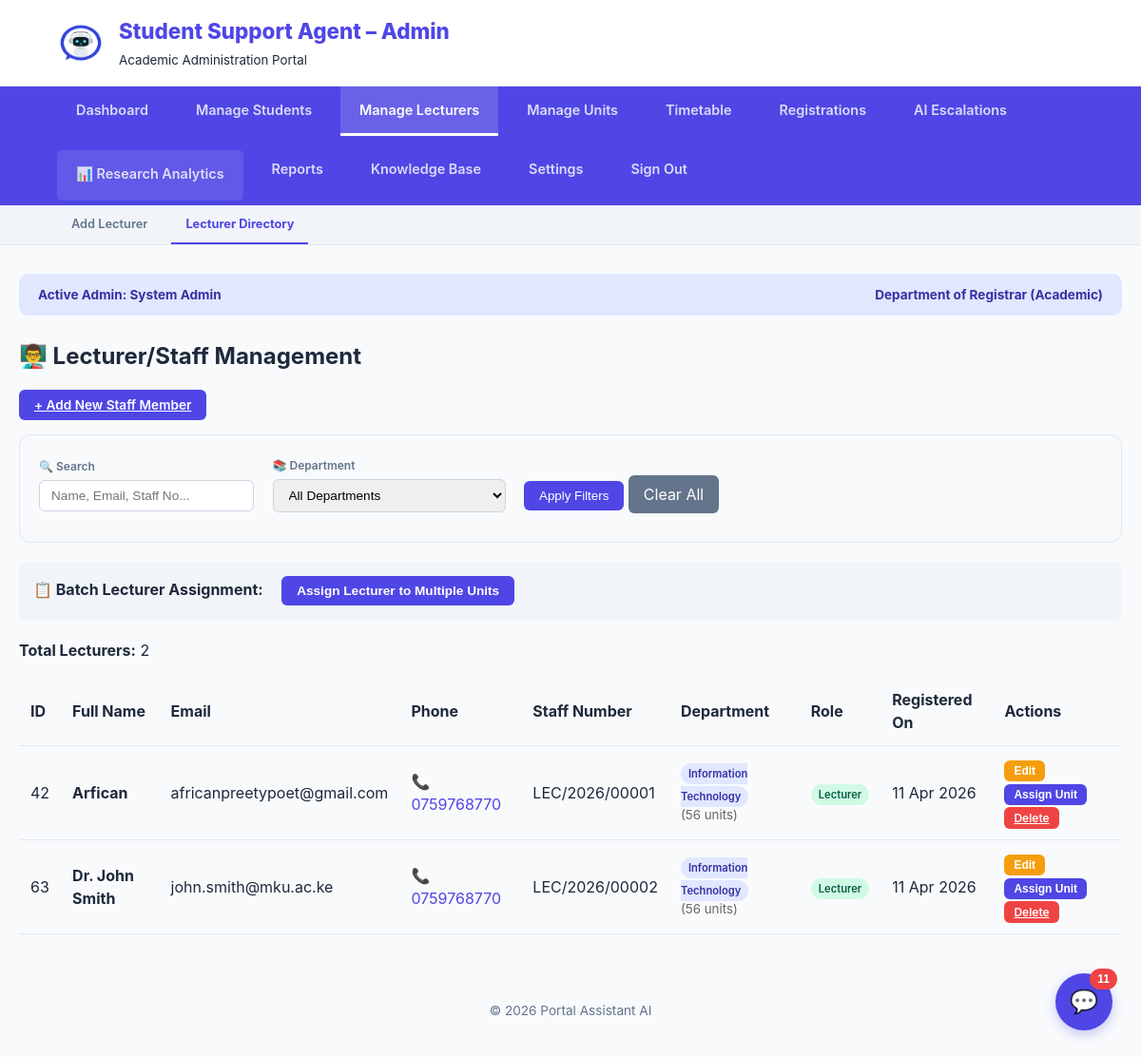
Screenshot of /Admin/Admin-index.php?section=lecturers (signed in) with the database file from the repository.
### tables this page shows
CREATE TABLE `users` (
  `id` int(11) NOT NULL,
  `full_name` varchar(100) NOT NULL,
  `reg_number` varchar(50) NOT NULL,
  `email` varchar(100) NOT NULL,
  `password` varchar(255) NOT NULL,
  `password_changed` tinyint(1) NOT NULL DEFAULT 0,
  `role` enum('student','admin','lecturer') NOT NULL DEFAULT 'student',
  `department` varchar(100) NOT NULL,
  `phone` varchar(20) DEFAULT NULL,
  `created_at` timestamp NOT NULL DEFAULT current_timestamp(),
  `survey_done` tinyint(1) DEFAULT 0
);

### Admin/view_lecturers.php (the view, shortened to what this page needs)
<?php
$search = isset($_GET['search']) ? mysqli_real_escape_string($conn, $_GET['search']) : '';
$query = "SELECT id, full_name, email, reg_number, department, phone, role, created_at
          FROM users
          WHERE role = 'lecturer'";
$query .= " ORDER BY full_name";
$result = mysqli_query($conn, $query);
?>
<h2>👨‍🏫 Lecturer/Staff Management</h2>
<div style="margin-bottom: 20px;">
    <a href="Admin-index.php?section=add_lecturer" class="btn btn-primary">+ Add New Staff Member</a>
</div>
<div class="filter-bar">
    <form method="GET" action="Admin-index.php">
        <div class="filter-group">
            <label>🔍 Search</label>
            <input type="text" name="search" placeholder="Name, Email, Staff No..." value="<?php echo htmlspecialchars($search); ?>">
        </div>
        <div class="filter-group">
            <label>📚 Department</label>
            <select name="department">
                <option value="">All Departments</option>
            </select>
        </div>
        <div class="filter-group">
            <button type="submit" class="btn-filter">Apply Filters</button>
            <a href="Admin-index.php?section=lecturers" class="btn-clear">Clear All</a>
        </div>
    </form>
</div>
<div class="batch-actions">
    <strong>📋 Batch Lecturer Assignment:</strong>
    <button onclick="openAssignmentModal()" class="btn btn-primary" style="margin-left: 15px;">Assign Lecturer to Multiple Units</button>
</div>
<?php if (mysqli_num_rows($result) == 0): ?>
    <div class="alert" style="background: #fef3c7; color: #92400e; padding: 20px; border-radius: 8px; border-left: 4px solid #f59e0b;">
        <strong>⚠️ No lecturers found!</strong><br><br>
        <p>You haven't added any lecturers yet. Click the <strong>"Add New Staff Member"</strong> button above to add your first lecturer.</p>
    </div>
<?php else: ?>
    <p><strong>Total Lecturers:</strong> <?php echo mysqli_num_rows($result); ?></p>
    <table class="data-table">
        <thead>
            <tr>
                <th>ID</th>
                <th>Full Name</th>
                <th>Email</th>
                <th>Phone</th>
                <th>Staff Number</th>
                <th>Department</th>
                <th>Role</th>
                <th>Registered On</th>
                <th>Actions</th>
            </tr>
        </thead>
        <tbody>
            <?php while($row = mysqli_fetch_assoc($result)): ?>
            <?php
            $dept_units_query = "SELECT COUNT(*) as count FROM academic_workload WHERE department = '{$row['department']}'";
            $dept_units_result = mysqli_query($conn, $dept_units_query);
            $dept_units = mysqli_fetch_assoc($dept_units_result);
            ?>
            <tr>
                <td><?php echo $row['id']; ?></td>
                <td><strong><?php echo htmlspecialchars($row['full_name']); ?></strong></td>
                <td><?php echo htmlspecialchars($row['email']); ?></td>
                <td>
                    <?php if(!empty($row['phone'])): ?>
                        <a href="tel:<?php echo $row['phone']; ?>" style="text-decoration: none; color: #4f46e5;">
                            📞 <?php echo htmlspecialchars($row['phone']); ?>
                        </a>
                    <?php else: ?>
                        <span style="color: #999;">Not provided</span>
                    <?php endif; ?>
                </td>
                <td><?php echo htmlspecialchars($row['reg_number']); ?></td>
                <td>
                    <span class="status-badge" style="background: #e0e7ff; color: #3730a3;">
                        <?php echo htmlspecialchars($row['department'] ?? 'Not Assigned'); ?>
                    </span>
                    <small style="display: block; color: #666;">(<?php echo $dept_units['count']; ?> units)</small>
                </td>
                <td>
                    <span class="status-badge" style="background: #d1fae5; color: #065f46;">
                        <?php echo ucfirst($row['role']); ?>
                    </span>
                </td>
                <td><?php echo date('d M Y', strtotime($row['created_at'])); ?></td>
                <td>
                    <button class="btn btn-warning btn-sm" onclick="editUser(<?php echo $row['id']; ?>)">Edit</button>
                    <button class="btn btn-primary btn-sm" onclick="assignUnitToLecturer(<?php echo $row['id']; ?>, '<?php echo addslashes($row['full_name']); ?>', '<?php echo addslashes($row['department']); ?>')">Assign Unit</button>
                    <a href="?section=lecturers&delete_id=<?php echo $row['id']; ?>"
                       class="btn btn-danger btn-sm"
                       onclick="return confirm('Are you sure you want to delete <?php echo addslashes($row['full_name']); ?>?')">Delete</a>
                 </td>
             </tr>
            <?php endwhile; ?>
        </tbody>
    </table>
<?php endif; ?>

### Admin/Admin-index.php (style rules this page uses)
:root { --primary: #4f46e5; --primary-dark: #3730a3; --bg: #f8fafc; --white: #ffffff; --text-main: #1e293b; --text-light: #64748b; --border: #e2e8f0; --accent: #e0e7ff; --success: #10b981; --research: #8b5cf6; --warning: #f59e0b; --danger: #ef4444; }
body { font-family: 'Inter', system-ui, sans-serif; background: var(--bg); color: var(--text-main); margin: 0; line-height: 1.5; }
.data-table { width: 100%; border-collapse: collapse; margin-top: 15px; }
.data-table th, .data-table td { padding: 12px; text-align: left; border-bottom: 1px solid var(--border); }
.data-table th { background: var(--bg); font-weight: 700; color: var(--text-main); }
.btn { padding: 8px 16px; border-radius: 6px; border: none; cursor: pointer; font-size: 0.85rem; font-weight: 600; transition: 0.3s; }
.btn-primary { background: var(--primary); color: white; }
.btn-warning { background: var(--warning); color: white; }
.btn-danger { background: var(--danger); color: white; }
.btn-sm { padding: 4px 10px; font-size: 0.75rem; }
.status-badge { padding: 4px 8px; border-radius: 12px; font-size: 0.7rem; font-weight: 600; }

### Admin/view_lecturers.php (style rules this page uses)
.filter-bar { background: #f8fafc; padding: 20px; border-radius: 12px; margin-bottom: 20px; border: 1px solid #e2e8f0; }
.filter-group { display: inline-block; margin-right: 15px; margin-bottom: 10px; }
.filter-group label { display: block; font-size: 0.75rem; font-weight: 600; margin-bottom: 5px; color: #64748b; }
.filter-group input, .filter-group select { padding: 8px 12px; border: 1px solid #cbd5e1; border-radius: 6px; font-size: 0.85rem; min-width: 200px; }
.btn-filter { background: #4f46e5; color: white; padding: 8px 16px; border: none; border-radius: 6px; cursor: pointer; margin-top: 22px; }
.btn-clear { background: #64748b; color: white; padding: 8px 16px; border: none; border-radius: 6px; cursor: pointer; text-decoration: none; display: inline-block; margin-top: 22px; }
.batch-actions { margin-top: 20px; margin-bottom: 20px; padding: 15px; background: #f1f5f9; border-radius: 8px; }

### rows the page displays
users: id "42", full_name "Arfican", email "africanpreetypoet@gmail.com", phone "0759768770", reg_number "LEC/2026/00001", department "Information Technology", count "56", role "Lecturer", created_at "11 Apr 2026"
users: id "63", full_name "Dr. John Smith", email "john.smith@mku.ac.ke", phone "0759768770", reg_number "LEC/2026/00002", department "Information Technology", count "56", role "Lecturer", created_at "11 Apr 2026"

### other values shown
$admin_name "System Admin"
mysqli_num_rows($result) "2"
$notif_count "11"
